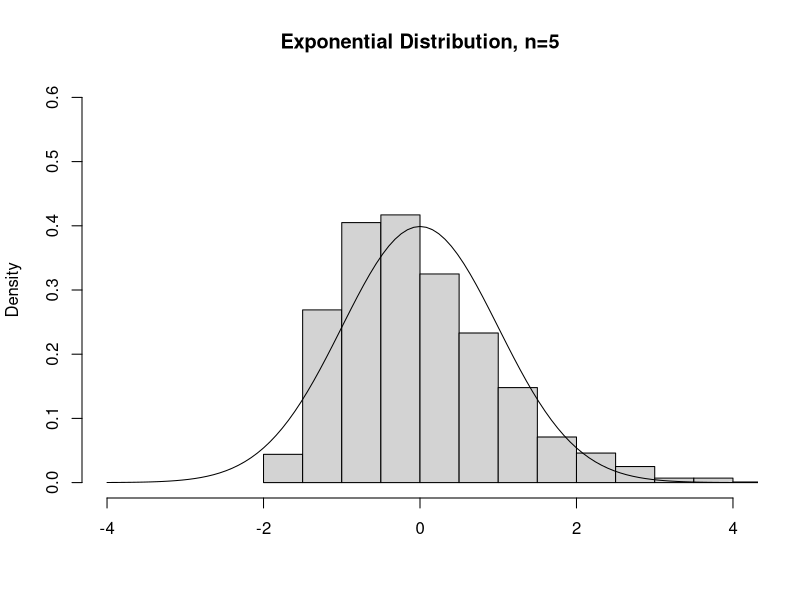
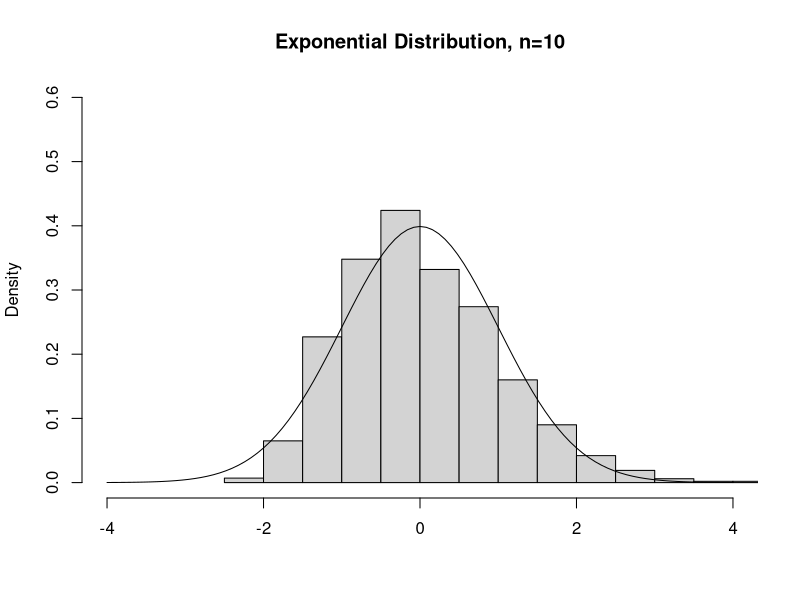
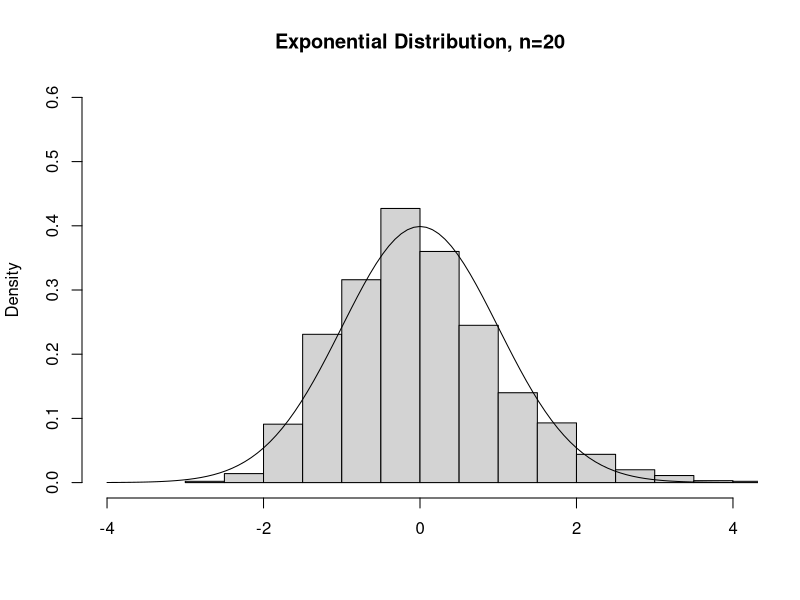
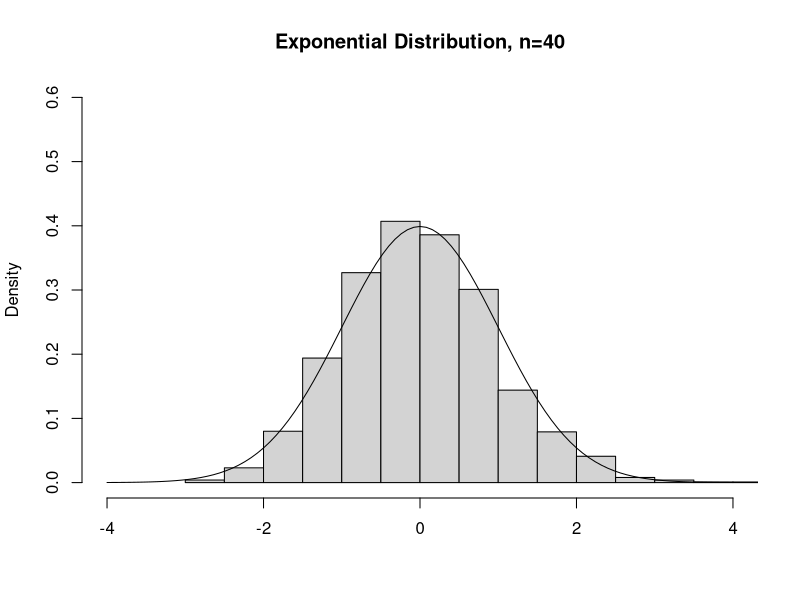

These figures' R source, in order:

n = 5

lambda = 2

xbars = numeric(n)
for(i in 1:2000){
  dataSet = rexp(n = n, rate = lambda)
  xbars[i] = mean(dataSet)
}

zs = (xbars-(1/lambda))/((1/lambda)/sqrt(n)) 

hist(zs,prob=TRUE,ylim=c(0,.6),xlim=c(-4,4),main="Exponential Distribution, n=5",xlab="")
curve(dnorm(x,mean=0,sd=1), add=TRUE)


## --------
n = 10

lambda = 2

xbars = numeric(n)
for(i in 1:2000){
  dataSet = rexp(n = n, rate = lambda)
  xbars[i] = mean(dataSet)
}

zs = (xbars-(1/lambda))/((1/lambda)/sqrt(n)) 

hist(zs,prob=TRUE,ylim=c(0,.6),xlim=c(-4,4),main="Exponential Distribution, n=10",xlab="")
curve(dnorm(x,mean=0,sd=1), add=TRUE)

## --------
n = 20

lambda = 2

xbars = numeric(n)
for(i in 1:2000){
  dataSet = rexp(n = n, rate = lambda)
  xbars[i] = mean(dataSet)
}

zs = (xbars-(1/lambda))/((1/lambda)/sqrt(n)) 

hist(zs,prob=TRUE,ylim=c(0,.6),xlim=c(-4,4),main="Exponential Distribution, n=20",xlab="")
curve(dnorm(x,mean=0,sd=1), add=TRUE)

## --------
n = 40

lambda = 2

xbars = numeric(n)
for(i in 1:2000){
  dataSet = rexp(n = n, rate = lambda)
  xbars[i] = mean(dataSet)
}

zs = (xbars-(1/lambda))/((1/lambda)/sqrt(n)) 

hist(zs,prob=TRUE,ylim=c(0,.6),xlim=c(-4,4),main="Exponential Distribution, n=40",xlab="")
curve(dnorm(x,mean=0,sd=1), add=TRUE)
